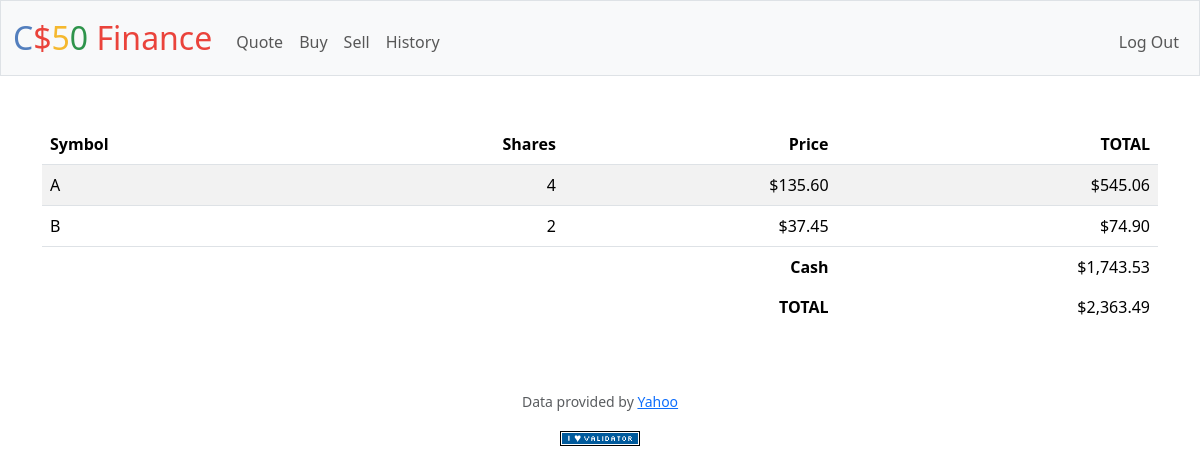
The app's page / (signed in), older data.
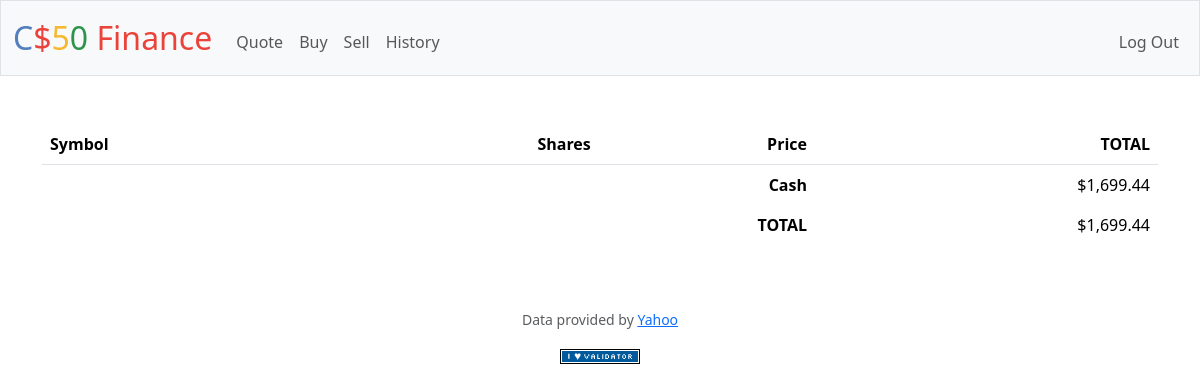
The same page, newer data.
### tables this page shows
CREATE TABLE "stock" (
    id INTEGER,
    symbol TEXT,
    shares INTEGER,
    price NUMERIC,
    total NUMERIC,
    FOREIGN KEY (id) REFERENCES users(id)
);

CREATE TABLE users (id INTEGER PRIMARY KEY AUTOINCREMENT NOT NULL, username TEXT NOT NULL, hash TEXT NOT NULL, cash NUMERIC NOT NULL DEFAULT 10000.00);

### app.py (the view)
@app.route("/")
@login_required
def index():
    user_id = session["user_id"]
    portfolio = db.execute(
        "SELECT symbol, shares, price, total FROM stock WHERE id = ? ORDER BY symbol", user_id
    )
    aggregated_portfolio = {}
    for stock in portfolio:
        symbol = stock['symbol']
        if symbol not in aggregated_portfolio:
            aggregated_portfolio[symbol] = {
                'shares': 0,
                'price': stock['price'],
                'total': 0
            }
        aggregated_portfolio[symbol]['shares'] += stock['shares']
        aggregated_portfolio[symbol]['total'] += stock['total']
    user_cash = db.execute(
        "SELECT cash FROM users WHERE id = ?", user_id
    )[0]["cash"]
    total_cash = db.execute(
        "SELECT SUM(total) + ? AS total_cash FROM stock WHERE id = ?", user_cash, user_id
    )[0]["total_cash"]
    if total_cash is None:
        total_cash = user_cash
    return render_template("index.html",
                           portfolio=aggregated_portfolio, user_cash=user_cash, total_cash=total_cash
    )

### app.py (called while the page is built)
@app.after_request
def after_request(response):
    response.headers["Cache-Control"] = "no-cache, no-store, must-revalidate"
    response.headers["Expires"] = 0
    response.headers["Pragma"] = "no-cache"
    return response

### helpers.py (called while the page is built)
def login_required(f):
    @wraps(f)
    def decorated_function(*args, **kwargs):
        if session.get("user_id") is None:
            return redirect("/login")
        return f(*args, **kwargs)
    return decorated_function

def usd(value):
    return f"${value:,.2f}"

### templates/index.html (shortened to what this page needs)
{% extends "layout.html" %}
{% block main %}
<div class="section">
    <table class="table table-striped">
        <thead>
            <tr>
                <th class="text-start">Symbol</th>
                <th class="text-end">Shares</th>
                <th class="text-end">Price</th>
                <th class="text-end">TOTAL</th>
            </tr>
        </thead>
        <tbody>
                {% if portfolio != NULL %}
                    {% for symbol, stock in portfolio.items() %}
                        <tr>
                            <td class="text-start">{{ symbol }}</td>
                            <td class="text-end">{{ stock.shares }}</td>
                            <td class="text-end">{{ stock.price | usd }}</td>
                            <td class="text-end">{{ stock.total | usd }}</td>
                        </tr>
                    {% endfor %}
                {% endif %}
        </tbody>
        <tfoot>
            <tr>
                <td class="border-0 fw-bold text-end" colspan="3">Cash</td>
                <td class="border-0 text-end">{{ user_cash | usd }}</td>
            </tr>
            <tr>
                <td class="border-0 fw-bold text-end" colspan="3">TOTAL</td>
                <td class="border-0 w-bold text-end">{{ total_cash | usd }}</td>
            </tr>
        </tfoot>
    </table>
</div>
{% endblock %}

### templates/layout.html (shortened to what this page needs)
<!DOCTYPE html>
<html lang="en">
    <head>
        <link href="https://cdn.jsdelivr.net/npm/bootstrap@5.3.3/dist/css/bootstrap.min.css" rel="stylesheet">
        <link href="/static/styles.css" rel="stylesheet">
    </head>
    <body>
        <nav class="bg-light border navbar navbar-expand-md navbar-light">
            <div class="container-fluid">
                <a class="navbar-brand" href="/"><span class="blue">C</span><span class="red">$</span><span class="yellow">5</span><span class="green">0</span> <span class="red">Finance</span></a>
                <div class="collapse navbar-collapse" id="navbar">
                    {% if session["user_id"] %}
                        <ul class="navbar-nav me-auto mt-2">
                            <li class="nav-item"><a class="nav-link" href="/quote">Quote</a></li>
                            <li class="nav-item"><a class="nav-link" href="/buy">Buy</a></li>
                            <li class="nav-item"><a class="nav-link" href="/sell">Sell</a></li>
                            <li class="nav-item"><a class="nav-link" href="/history">History</a></li>
                        </ul>
                        <ul class="navbar-nav ms-auto mt-2">
                            <li class="nav-item"><a class="nav-link" href="/logout">Log Out</a></li>
                        </ul>
                    {% else %}
                        <ul class="navbar-nav ms-auto mt-2">
                            <li class="nav-item"><a class="nav-link" href="/register">Register</a></li>
                            <li class="nav-item"><a class="nav-link" href="/login">Log In</a></li>
                        </ul>
                    {% endif %}
                </div>
            </div>
        </nav>
        <main class="container py-5 text-center">
            {% block main %}{% endblock %}
        </main>
        <footer class="mb-5">
            <p class="mb-3 small text-center text-muted">
                Data provided by <a href="https://finance.yahoo.com/">Yahoo</a>
            </p>
            <form action="https://validator.w3.org/check" class="text-center" enctype="multipart/form-data" method="post" target="_blank">
                <input alt="Validate" src="/static/I_heart_validator.png" type="image">
            </form>
        </footer>
    </body>
</html>

### static/styles.css (style rules this page uses)
nav .navbar-brand { font-size: xx-large; }
nav .navbar-brand .blue { color: #537fbe; }
nav .navbar-brand .red { color: #ea433b; }
nav .navbar-brand .yellow { color: #f5b82e; }
nav .navbar-brand .green { color: #2e944b; }

Row changes from the older to the newer data that the page shows:
no longer on this page (row edited): stock: price "$135.60"
removed stock: shares "2", price "$37.45", total "$74.90"
changed users: cash "$1,743.53" → "$1,699.44"; cash (not shown) → "$1,699.44"
Text that changed along with them:
{{ total_cash | usd }}: "$2,363.49" → (not shown)
list line gone: "A 4 $545.06"
list line gone: "B"
